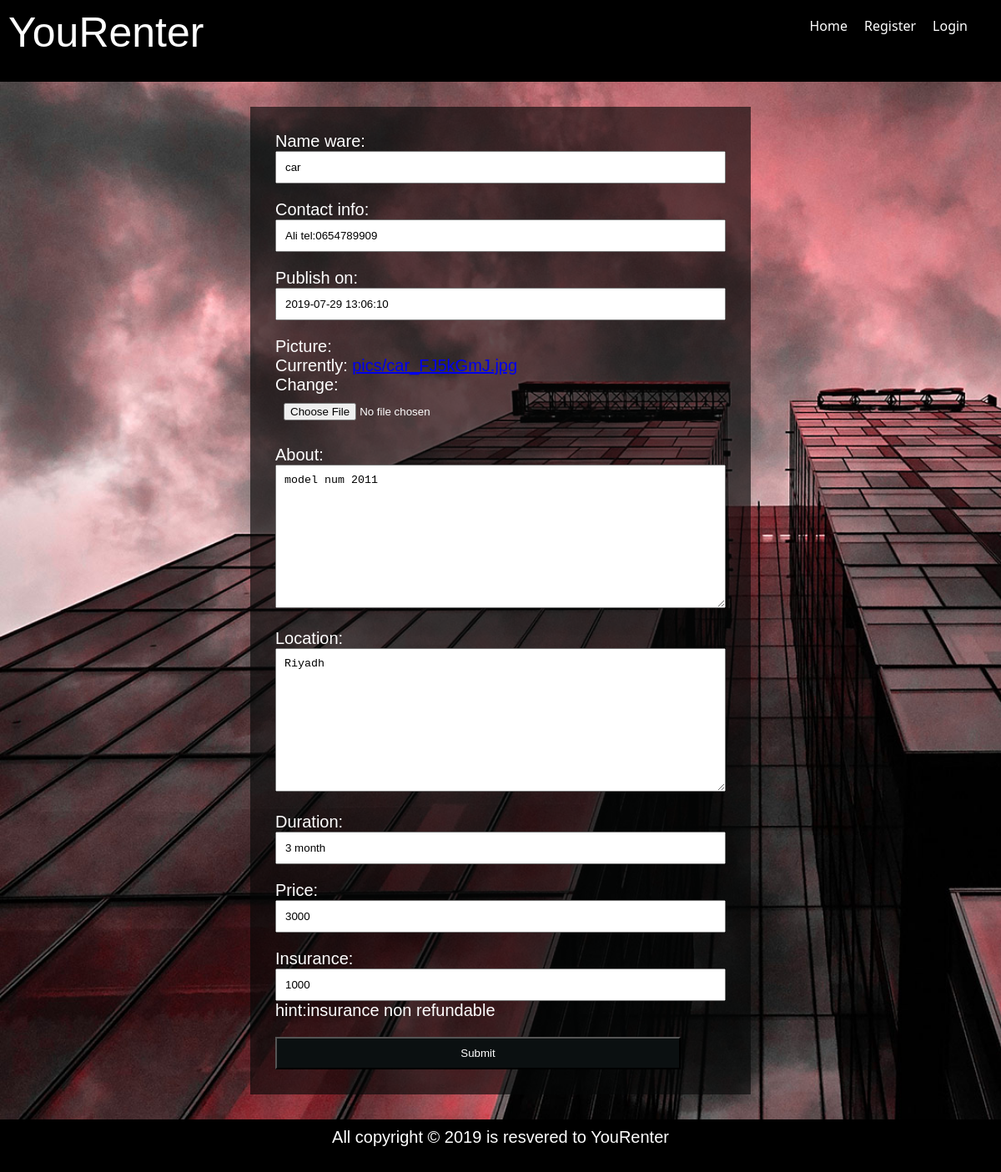
The app's page /ware/4/update/ with its own data.
### renter_app/models.py (models this page shows, shortened)
class Ware(models.Model):
    name_ware = models.CharField(max_length=100)
    contact_info = models.CharField(max_length=100)
    publish_on = models.DateTimeField(default=timezone.now)
    picture = models.ImageField(upload_to='pics')
    about = models.TextField()
    location = models.TextField()
    duration = models.CharField(max_length=200)
    price = models.IntegerField()
    insurance = models.IntegerField(help_text="hint:insurance non refundable")

### renter_app/views.py (the view)
# urls.py: path('ware/<int:pk>/update/', views.WareUpdate.as_view(), name='update-ware'),
class WareUpdate(UpdateView):
    model = Ware
    fields = '__all__'
    template_name = 'ware_form.html'

### templates/ware_form.html (shortened to what this page needs)
{% extends 'base.html' %}
{% block body %}
<div class="container">
    <form action="" method="POST">
        {{form.as_p}}
        <input type="submit" value="Submit" class="btn">
    </form>
</div>
{% endblock %}

### static/style.css (style rules this page uses)
* { padding: 0; margin: 0; box-sizing: border-box; }
h1, h2, h3, p { margin-bottom: 20px; font: 20px sans-serif; color: white; }
body { background-image: url('imge/cta01.jpg'); font-family: 'Segoe UI', Tahoma, Geneva, Verdana, sans-serif; -webkit-background-size: cover; -moz-background-size: cover; -o-background-size: cover; background-size: cover; }
.container { width: 50% ; margin: 30px auto ; padding: 30px; background-color: #060707a1; }
input, textarea { width: 100%; padding: 10px; }
label { display: block; }
.btn { width: 90%; background-color: #0b1011; color: white; }

### records on screen
Ware: name_ware "car", contact_info "Ali tel:0654789909", publish_on "2019-07-29 13:06:10", about "model num 2011", location "Riyadh", duration "3 month", price "3000", insurance "1000"
